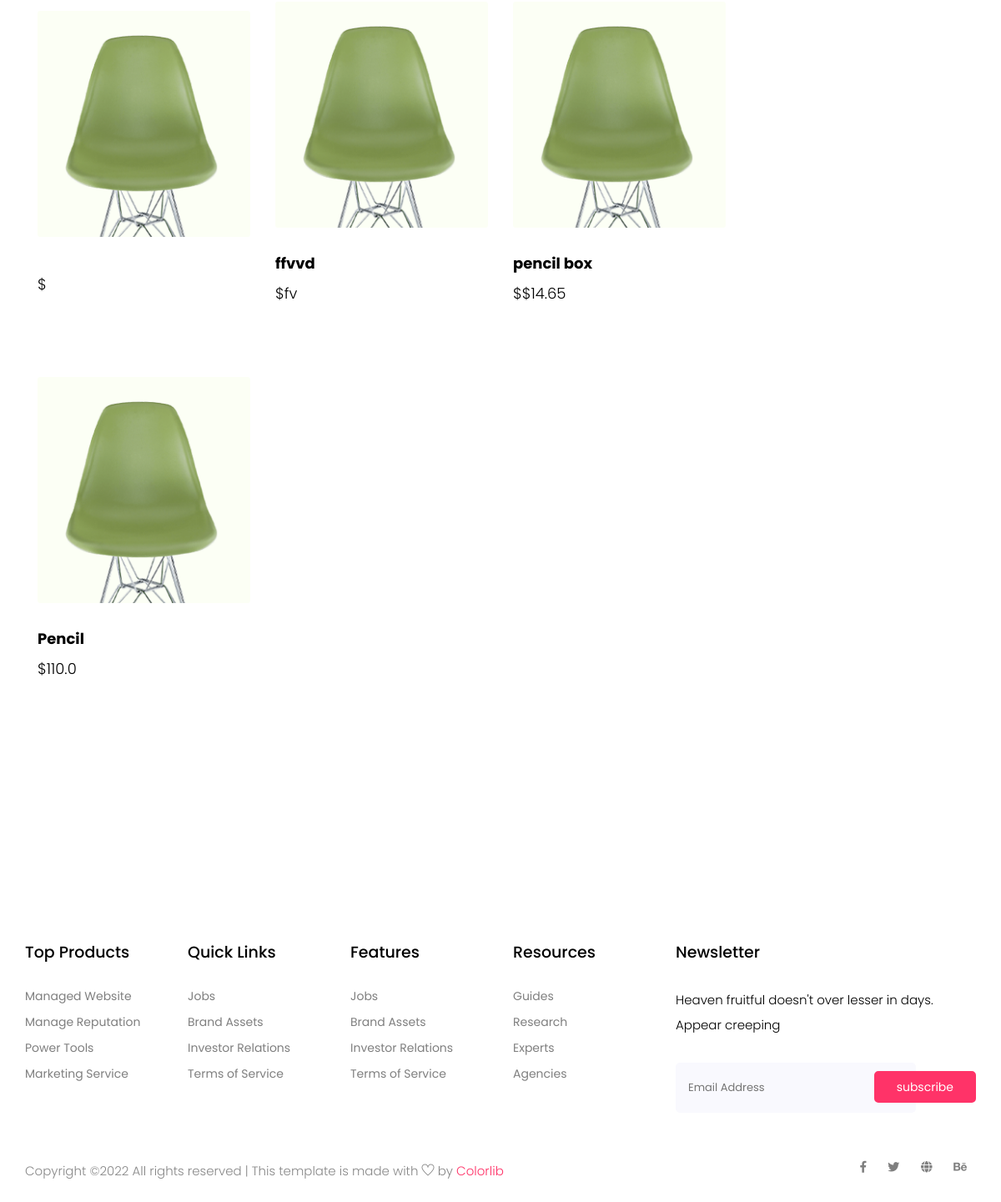
Page /category (lower part) on the earlier database version.
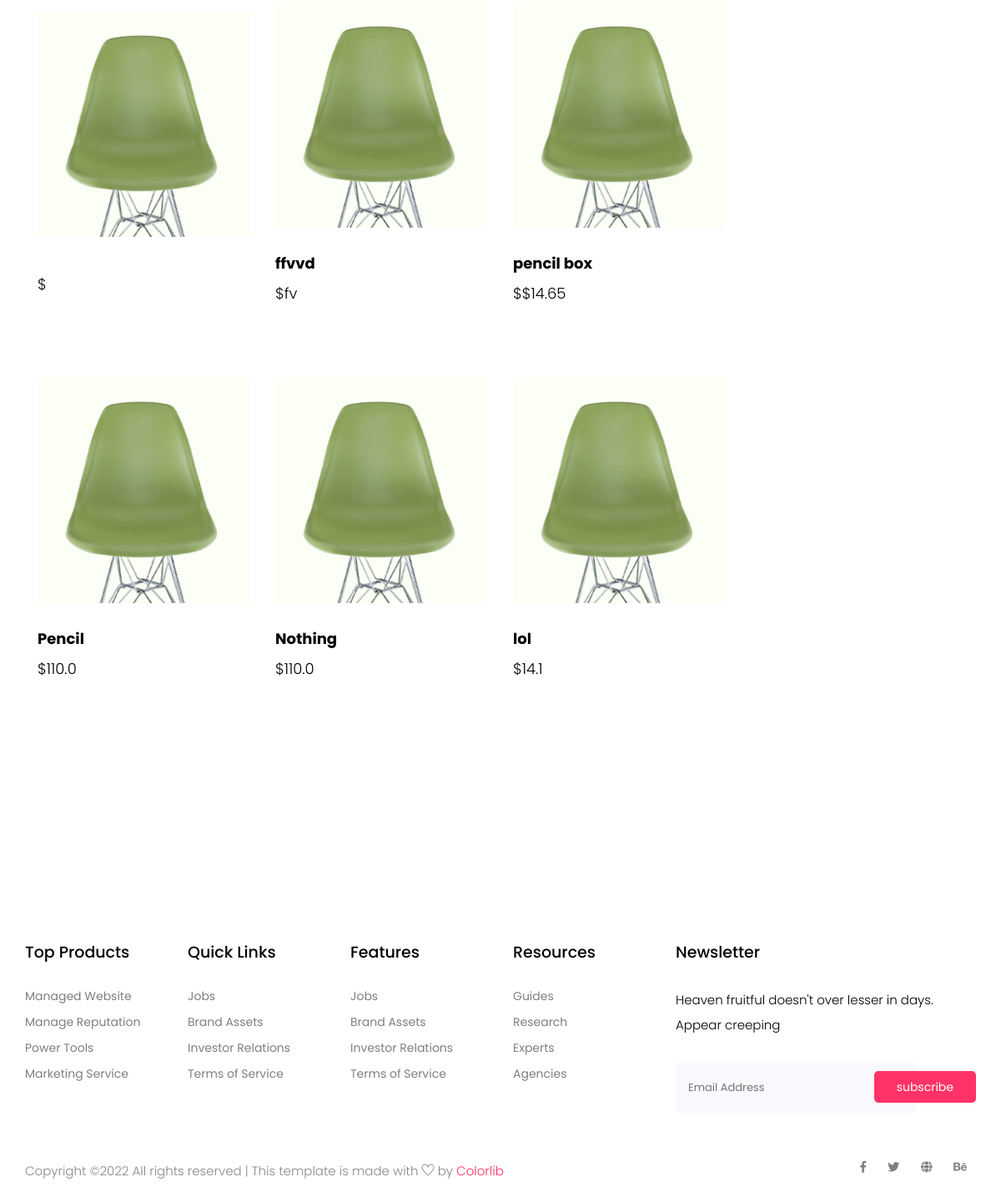
Same page on the later database version.
### Website/models.py (models this page shows)
class Add_Product(db.Model):
    idd = db.Column(db.Integer, primary_key = True)
    title = db.Column(db.String(200))
    price = db.Column(db.String(20))

### Website/auth.py (the view)
@auth.route('/category')
def category():
    add_product = Add_Product.query.all()
    return render_template("category.html", user=current_user, add_product = add_product)

### Website/templates/category.html (shortened to what this page needs)
{% extends "base.html" %}
{% block content %}
    <section class="cat_product_area section_padding">
        <div class="container">
                <div class="col-lg-9">
                    <div class="row align-items-center latest_product_inner">
                        {% for i in add_product %}
                        <div class="col-lg-4 col-sm-6">
                            <div class="single_product_item">
                                <img src="{{ url_for('static', filename='img/product/product_1.png') }}" alt="">
                                <div class="single_product_text">
                                    <h4>{{i.title}}</h4>
                                    <h3>${{i.price}}</h3>
                                </div>
                            </div>
                        </div>
                        {% endfor %}
                    </div>
                </div>
            </div>
    </section>
    {% endblock %}

### Website/templates/base.html (shortened to what this page needs)
<!doctype html>
<html lang="zxx">
<head>
    <link rel="stylesheet" href="{{ url_for('static', filename='css/bootstrap.min.css') }}">
    <link rel="stylesheet" href="{{ url_for('static', filename='css/animate.css') }}">
    <link rel="stylesheet" href="{{ url_for('static', filename='css/owl.carousel.min.css') }}">
    <link rel="stylesheet" href="{{ url_for('static', filename='css/all.css') }}">
    <link rel="stylesheet" href="{{ url_for('static', filename='css/flaticon.css') }}">
    <link rel="stylesheet" href="{{ url_for('static', filename='css/themify-icons.css') }}">
    <link rel="stylesheet" href="{{ url_for('static', filename='css/magnific-popup.css') }}">
    <link rel="stylesheet" href="{{ url_for('static', filename='css/slick.css') }}">
    <link rel="stylesheet" href="{{ url_for('static', filename='css/style.css') }}">
    <link rel="stylesheet" href="{{ url_for('static', filename='vendor/mdi-font/css/material-design-iconic-font.min.css') }}">
    <link rel="stylesheet" href="{{ url_for('static', filename='vendor/font-awesome-4.7/css/font-awesome.min.css') }}">
    <link rel="stylesheet" href="{{ url_for('static', filename='vendor/select2/select2.min.css') }}">
    <link rel="stylesheet" href="{{ url_for('static', filename='vendor/datepicker/daterangepicker.css') }}">
    <link rel="stylesheet" href="{{ url_for('static', filename='css/main.css') }}">
    <link rel="stylesheet" href="{{ url_for('static', filename='css/bootstrap.min.css') }}">
    <link rel="stylesheet" href="{{ url_for('static', filename='css/animate.css') }}">
    <link rel="stylesheet" href="{{ url_for('static', filename='css/owl.carousel.min.css') }}">
    <link rel="stylesheet" href="{{ url_for('static', filename='css/all.css') }}">
    <link rel="stylesheet" href="{{ url_for('static', filename='css/flaticon.css') }}">
    <link rel="stylesheet" href="{{ url_for('static', filename='css/themify-icons.css') }}">
    <link rel="stylesheet" href="{{ url_for('static', filename='css/magnific-popup.css') }}">
    <link rel="stylesheet" href="{{ url_for('static', filename='css/slick.css') }}">
    <link rel="stylesheet" href="{{ url_for('static', filename='css/style.css') }}">
</head>
<body>
{% block content %}
{% endblock %}
  <footer class="footer_part">
    <div class="container">
      <div class="row justify-content-around">
        <div class="col-sm-6 col-lg-2">
          <div class="single_footer_part">
            <h4>Top Products</h4>
            <ul class="list-unstyled">
              <li><a href="">Managed Website</a></li>
              <li><a href="">Manage Reputation</a></li>
              <li><a href="">Power Tools</a></li>
              <li><a href="">Marketing Service</a></li>
            </ul>
          </div>
        </div>
        <div class="col-sm-6 col-lg-2">
          <div class="single_footer_part">
            <h4>Quick Links</h4>
            <ul class="list-unstyled">
              <li><a href="">Jobs</a></li>
              <li><a href="">Brand Assets</a></li>
              <li><a href="">Investor Relations</a></li>
              <li><a href="">Terms of Service</a></li>
            </ul>
          </div>
        </div>
        <div class="col-sm-6 col-lg-2">
          <div class="single_footer_part">
            <h4>Features</h4>
            <ul class="list-unstyled">
              <li><a href="">Jobs</a></li>
              <li><a href="">Brand Assets</a></li>
              <li><a href="">Investor Relations</a></li>
              <li><a href="">Terms of Service</a></li>
            </ul>
          </div>
        </div>
        <div class="col-sm-6 col-lg-2">
          <div class="single_footer_part">
            <h4>Resources</h4>
            <ul class="list-unstyled">
              <li><a href="">Guides</a></li>
              <li><a href="">Research</a></li>
              <li><a href="">Experts</a></li>
              <li><a href="">Agencies</a></li>
            </ul>
          </div>
        </div>
        <div class="col-sm-6 col-lg-4">
          <div class="single_footer_part">
            <h4>Newsletter</h4>
            <p>Heaven fruitful doesn't over lesser in days. Appear creeping
            </p>
            <div id="mc_embed_signup">
              <form target="_blank"
                action="https://spondonit.us12.list-manage.com/subscribe/post?u=1462626880ade1ac87bd9c93a&amp;id=92a4423d01"
                method="get" class="subscribe_form relative mail_part">
                <input type="email" name="email" id="newsletter-form-email" placeholder="Email Address"
                  class="placeholder hide-on-focus" onfocus="this.placeholder = ''"
                  onblur="this.placeholder = ' Email Address '">
                <button type="submit" name="submit" id="newsletter-submit"
                  class="email_icon newsletter-submit button-contactForm">subscribe</button>
              </form>
            </div>
          </div>
        </div>
      </div>
    </div>
    <div class="copyright_part">
      <div class="container">
        <div class="row">
          <div class="col-lg-8">
            <div class="copyright_text">
              <P>
Copyright &copy;<script>document.write(new Date().getFullYear());</script> All rights reserved | This template is made with <i class="ti-heart" aria-hidden="true"></i> by <a href="https://colorlib.com" target="_blank">Colorlib</a>
</P>
            </div>
          </div>
          <div class="col-lg-4">
            <div class="footer_icon social_icon">
              <ul class="list-unstyled">
                <li><a href="#" class="single_social_icon"><i class="fab fa-facebook-f"></i></a></li>
                <li><a href="#" class="single_social_icon"><i class="fab fa-twitter"></i></a></li>
                <li><a href="#" class="single_social_icon"><i class="fas fa-globe"></i></a></li>
                <li><a href="#" class="single_social_icon"><i class="fab fa-behance"></i></a></li>
              </ul>
            </div>
          </div>
        </div>
      </div>
    </div>
  </footer>
</body>
</html>

### Website/static/css/all.css (style rules this page uses)
.fa, .fas, .far, .fal, .fab { -moz-osx-font-smoothing: grayscale; -webkit-font-smoothing: antialiased; display: inline-block; font-style: normal; font-variant: normal; text-rendering: auto; line-height: 1; }
.fa-behance:before { content: "\f1b4"; }
.fa-facebook-f:before { content: "\f39e"; }
.fa-globe:before { content: "\f0ac"; }
.fa-twitter:before { content: "\f099"; }
.fab { font-family: 'Font Awesome 5 Brands'; }
.fa, .fas { font-family: 'Font Awesome 5 Free'; font-weight: 900; }

### Website/static/css/main.css (style rules this page uses)
.row { display: -webkit-box; display: -webkit-flex; display: -moz-box; display: -ms-flexbox; display: flex; -webkit-flex-wrap: wrap; -ms-flex-wrap: wrap; flex-wrap: wrap; }
html { -webkit-box-sizing: border-box; -moz-box-sizing: border-box; box-sizing: border-box; }
* { padding: 0; margin: 0; }
*, *:before, *:after { -webkit-box-sizing: inherit; -moz-box-sizing: inherit; box-sizing: inherit; }
body, h1, h2, h3, h4, h5, h6, blockquote, p, pre, dl, dd, ol, ul, figure, hr, fieldset, legend { margin: 0; padding: 0; }
button { outline: none; background: none; border: none; }
body { font-family: "Roboto", "Arial", "Helvetica Neue", sans-serif; font-weight: 400; font-size: 14px; }
h1, h2, h3, h4, h5, h6 { font-weight: 400; }
h3 { font-size: 24px; }
h4 { font-size: 18px; }
input { outline: none; margin: 0; border: none; -webkit-box-shadow: none; -moz-box-shadow: none; box-shadow: none; width: 100%; font-size: 14px; font-family: inherit; }

Differences in the rows shown:
added Add_Product: title "Nothing", price "110.0"
added Add_Product: title "lol", price "14.1"
